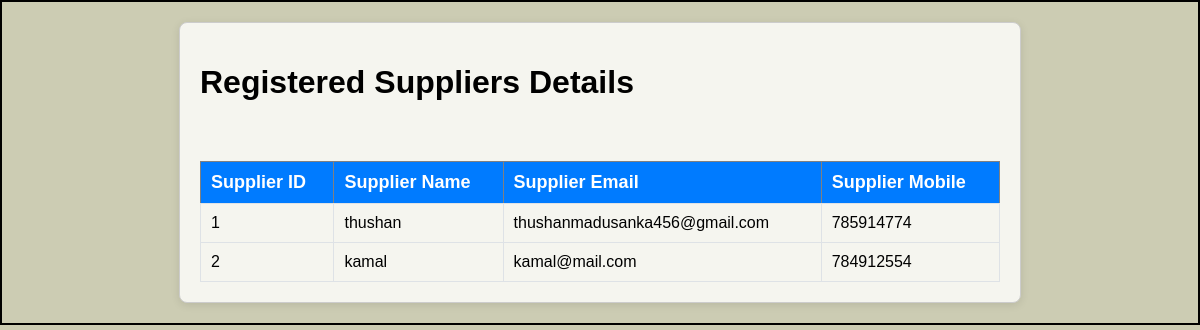
/Admin/suplier/suplier_details.php (signed in), run on the app's committed database.
### tables this page shows
CREATE TABLE `supliers` (
                            `suplier_id` int(10) NOT NULL AUTO_INCREMENT,
                            `supplier_username` varchar(20) NOT NULL,
                            `email` varchar(40) NOT NULL,
                            `password` varchar(80) NOT NULL,
                            `mobile` int(10) NOT NULL,
                            `verify` tinyint(4) DEFAULT 0,
                            PRIMARY KEY (`suplier_id`),
                            UNIQUE KEY `email` (`email`),
                            UNIQUE KEY `mobile` (`mobile`),
                            KEY `idx_suplier_id` (`suplier_id`),
                            KEY `idx_email` (`email`)
);

### Admin/suplier/suplier_details.php (the view, shortened to what this page needs)
<?php
global $connection;
$query = "SELECT * FROM supliers WHERE verify=true";
$result = mysqli_query($connection, $query);
?>
<!DOCTYPE html>
<html lang="en">
<head>
    <link rel="stylesheet" href="supplierDetails.css">
</head>
<body>
<div class='container'>
    <h1>Registered Suppliers Details</h1><br>
    <table border='1'>
        <tr>
            <th>Supplier ID</th>
            <th>Supplier Name</th>
            <th>Supplier Email</th>
            <th>Supplier Mobile</th>
        </tr>
        <?php
        if (mysqli_num_rows($result) > 0) {
            while ($row = mysqli_fetch_assoc($result)) {
                $supplier_id = $row['suplier_id'];
                $supplier_name = $row['supplier_username'];
                $email = $row['email'];
                $mobile = $row['mobile'];
                echo "<tr>
                        <td>$supplier_id</td>
                        <td>$supplier_name</td>
                        <td>$email</td>
                        <td>$mobile</td>
                      </tr>";
            }
        }
        ?>
    </table>
</div>
</body>
</html>

### Admin/suplier/supplierDetails.css (style rules this page uses)
body { font-family: Arial, sans-serif; background-color: #ccccb3; margin: 0; padding: 20px; border: 2px solid black; }
.container { max-width: 800px; margin: 0 auto; padding: 20px; background-color: #f5f5ef; border: 1px solid #ccc; border-radius: 8px; box-shadow: 0 2px 8px rgba(0, 0, 0, 0.1); }
table { width: 100%; border-collapse: collapse; margin-top: 20px; }
th { background-color: #007bff; color: white; padding: 10px; text-align: left; font-size: 18px; }
td { border: 1px solid #dee2e6; padding: 10px; }

### data on the page
supliers: suplier_id "1", supplier_username "thushan", email "thushanmadusanka456@gmail.com", mobile "785914774"
supliers: suplier_id "2", supplier_username "kamal", email "kamal@mail.com", mobile "784912554"
